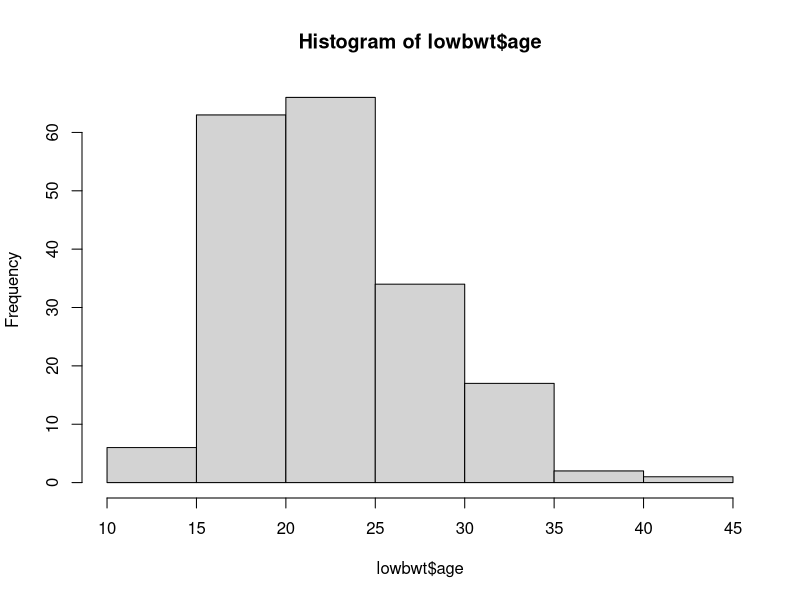
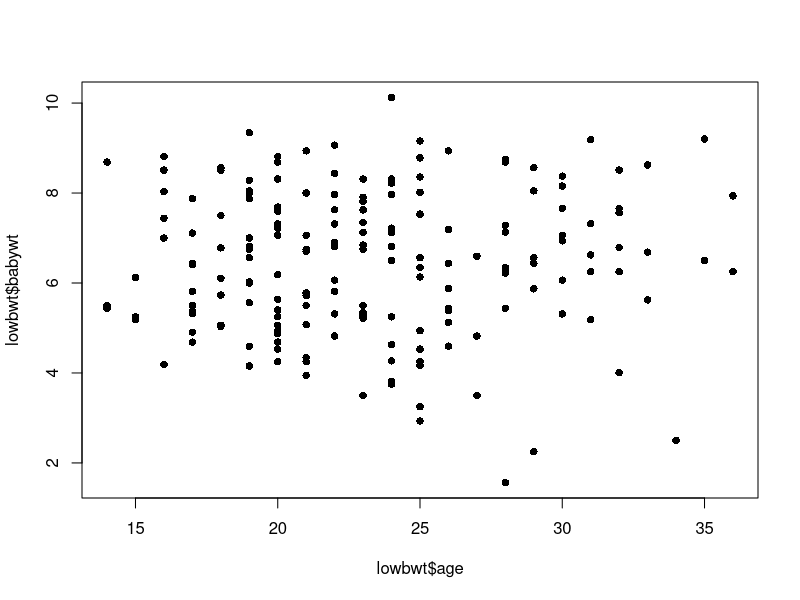
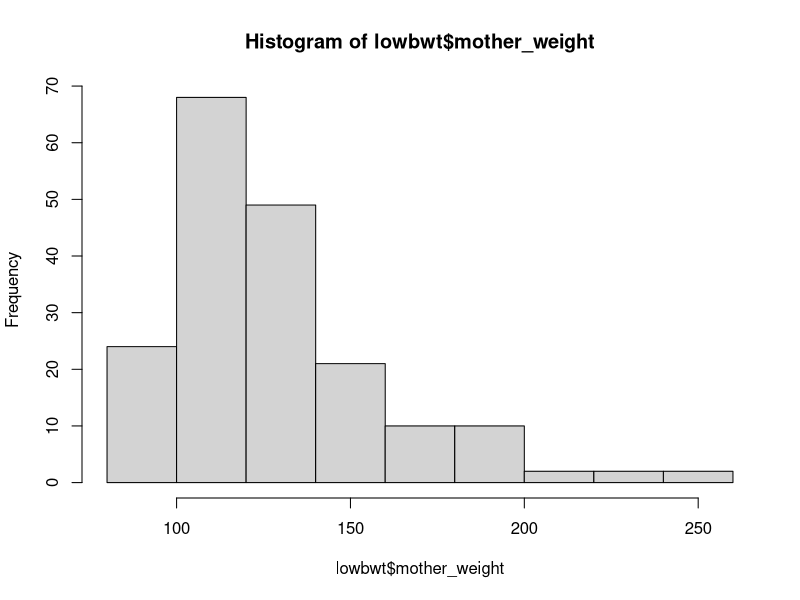
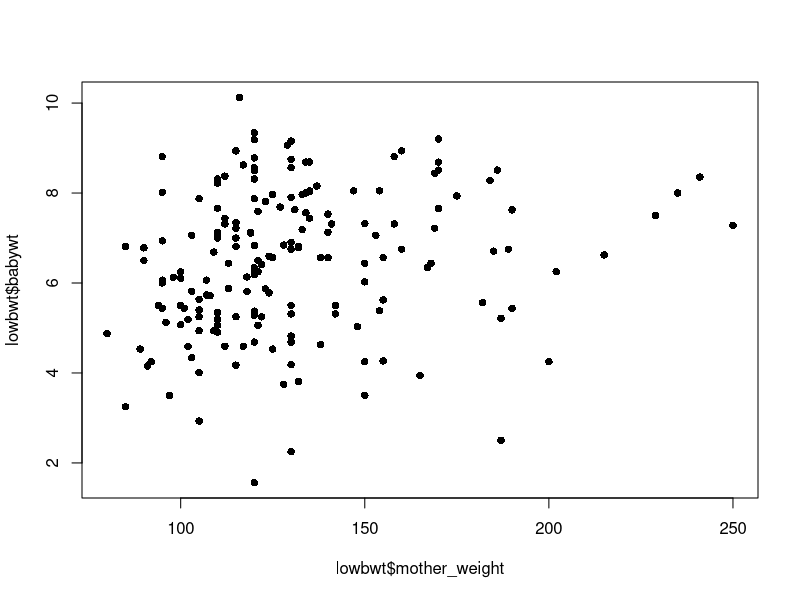
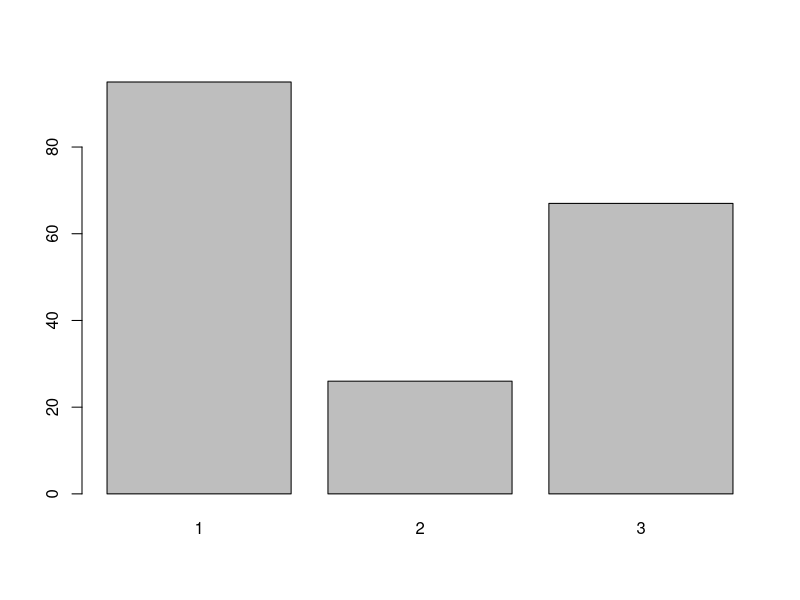
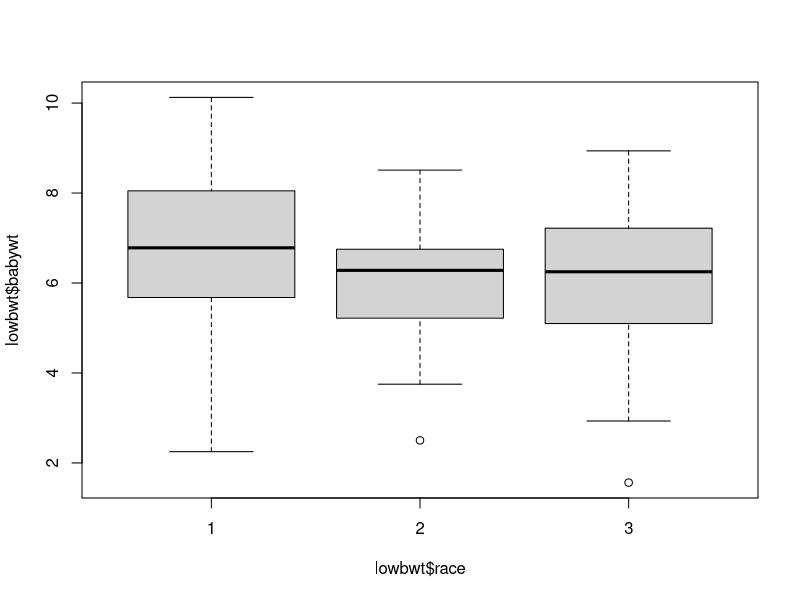
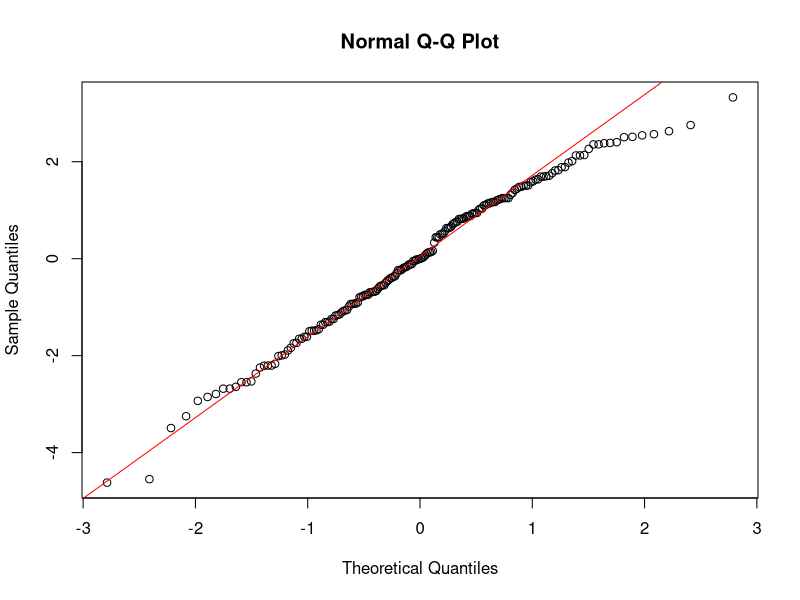
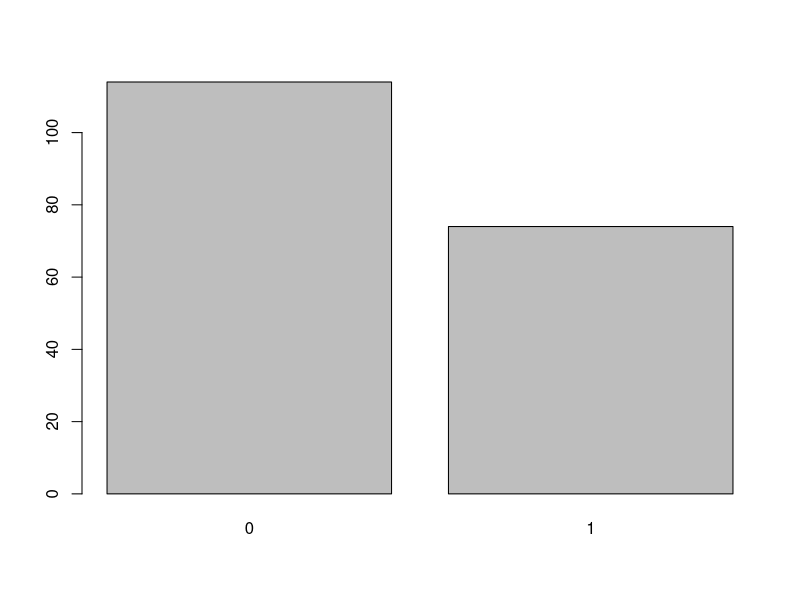

Source code (R) for these figures, in order:
library(readxl)
setwd("C:/Carlson/Statistics/Project")
lowbwt<-read_excel("lowbwt.xls")

colnames(lowbwt)=c('ID','weight_flag','age','mother_weight','race','smoke_flag','pre_birth','hyper_flag','uinf_flag','visits','baby')
lowbwt$babywt=lowbwt$baby*0.00220462

#Age
hist(lowbwt$age)
lowbwt<-lowbwt[lowbwt$age!=45,]
summary(lowbwt$age)
plot(lowbwt$age,lowbwt$babywt,pch=16)

summary(lowbwt$mother_weight)
hist(lowbwt$mother_weight)
#Postive skewed, mean>median
plot(lowbwt$mother_weight,lowbwt$babywt,pch=16)


#Race
summary(lowbwt$race)
table(lowbwt$race)
barplot(table(lowbwt$race))
boxplot(lowbwt$babywt~lowbwt$race)
#Mean of white baby is more than black and other
lowbwt$race_factor=as.factor(lowbwt$race)
fit<-aov(babywt~race_factor,data=lowbwt)
print(model.tables(fit, "means"))
TukeyHSD(fit, conf.level = .90)
#There is 
shapiro.test(fit$residuals)
qqnorm(fit$residuals)
qqline(fit$residuals,col="red")

#Smoke
summary(lowbwt$smoke_flag)
table(lowbwt$smoke_flag)
barplot(table(lowbwt$smoke_flag))
boxplot(lowbwt$babywt~lowbwt$smoke_flag)
#Mean of non smoke_flagrs baby weight is more than smoke_flagrs
fit<-aov(babywt~factor(smoke_flag),data=lowbwt)
print(model.tables(fit, "means"))
TukeyHSD(fit, conf.level = .90)
#There is relationship b/n smoke_flag and baby weight


#Pre birth
summary(lowbwt$pre_birth)
hist(lowbwt$pre_birth)
#Postive skewed, mean>median
t.test(lowbwt$pre_birth)
plot(lowbwt$pre_birth,lowbwt$babywt,pch=16)
t.test(lowbwt$babywt,lowbwt$pre_birth)

#Hypertension
summary(lowbwt$hyper_flag)
table(lowbwt$hyper_flag)
barplot(table(lowbwt$hyper_flag))
boxplot(lowbwt$babywt~lowbwt$hyper_flag)
#Mean of non smoke_flagrs baby weight is more than smoke_flagrs
fit<-aov(babywt~factor(hyper_flag),data=lowbwt)
print(model.tables(fit, "means"))
TukeyHSD(fit, conf.level = .90)
#There is relationship b/n smoke_flag and baby weight

#Uterine Irritability
summary(lowbwt$uinf_flag)
table(lowbwt$uinf_flag)
barplot(table(lowbwt$hyper_flag))
boxplot(lowbwt$babywt~lowbwt$uinf_flag)
#Mean of non smoke_flagrs baby weight is more than smoke_flagrs
fit<-aov(babywt~factor(uinf_flag),data=lowbwt)
print(model.tables(fit, "means"))
TukeyHSD(fit, conf.level = .90)
#There is relationship b/n smoke_flag and baby weight

#Doctor visits
summary(lowbwt$visits)
hist(lowbwt$visits)
#Postive skewed, mean>median
t.test(lowbwt$visits)
plot(lowbwt$visits,lowbwt$babywt,pch=16)
t.test(lowbwt$babywt,lowbwt$visits)


hist(lowbwt$babywt)
pairs(~babywt+mother_weight+age+hyper_flag+uinf_flag+pre_birth+visits,data=lowbwt)


#Regression
r=lm(babywt~mother_weight+age+smoke_flag+hyper_flag+uinf_flag+pre_birth+visits+race_factor,data=lowbwt)
summary(r)
#Collinearity
cor(lowbwt[c(3,4,7,10)])

r=lm(babywt~mother_weight+smoke_flag+hyper_flag+uinf_flag+race_factor,data=lowbwt)
summary(r)

r=lm(babywt~mother_weight+smoke_flag*race_factor+uinf_flag+hyper_flag,data=lowbwt)
summary(r)

r=lm(babywt~mother_weight+race_factor+uinf_flag*smoke_flag+hyper_flag,data=lowbwt)
summary(r)


r=lm(babywt~mother_weight+smoke_flag+hyper_flag+uinf_flag+race_factor,data=lowbwt)
summary(r)


fit<-aov(babywt~factor(race)+factor(smoke_flag)+factor(uinf_flag)+factor(hyper_flag),data=lowbwt)
summary(fit)
(anova(fit)[["Sum Sq"]][1]+anova(fit)[["Sum Sq"]][2]+anova(fit)[["Sum Sq"]][3]+anova(fit)[["Sum Sq"]][4])/(anova(fit)[["Sum Sq"]][1]+anova(fit)[["Sum Sq"]][2]+anova(fit)[["Sum Sq"]][3]+anova(fit)[["Sum Sq"]][4]+anova(fit)[["Sum Sq"]][5])
sqrt(anova(fit)[["Sum Sq"]][2]/fit$df.residual)

#model ends

#Assumptions check

r=lm(babywt~smoke_flag+hyper_flag+uinf_flag+race_factor,data=lowbwt)
summary(r)

#Race and smoke
table <- table(lowbwt[,5:6])
chisq.test(table)

table <- table(lowbwt[c(5,8)])
chisq.test(table)
lowbwt$comb_race=ifelse(lowbwt$race==1,1,2)
table <- table(lowbwt[c(8,14)])
chisq.test(table)
#No relation between race and hypertension

table <- table(lowbwt[c(14,9)])
chisq.test(table)

table <- table(lowbwt[c(8,9)])
chisq.test(table)

table <- table(lowbwt[c(8,6)])
chisq.test(table)

table <- table(lowbwt[c(9,6)])
chisq.test(table)


fit<-aov(mother_weight~factor(smoke_flag),data=lowbwt)
print(model.tables(fit, "means"))
TukeyHSD(fit, conf.level = .90)
anova(fit)[["Sum Sq"]][1]/(anova(fit)[["Sum Sq"]][1]+anova(fit)[["Sum Sq"]][2])
fit<-aov(mother_weight~factor(hyper_flag),data=lowbwt)
print(model.tables(fit, "means"))
TukeyHSD(fit, conf.level = .90)
anova(fit)[["Sum Sq"]][1]/(anova(fit)[["Sum Sq"]][1]+anova(fit)[["Sum Sq"]][2])
fit<-aov(mother_weight~factor(uinf_flag),data=lowbwt)
print(model.tables(fit, "means"))
TukeyHSD(fit, conf.level = .90)
anova(fit)[["Sum Sq"]][1]/(anova(fit)[["Sum Sq"]][1]+anova(fit)[["Sum Sq"]][2])
fit<-aov(mother_weight~factor(race),data=lowbwt)
print(model.tables(fit, "means"))
TukeyHSD(fit, conf.level = .90)
anova(fit)[["Sum Sq"]][1]/(anova(fit)[["Sum Sq"]][1]+anova(fit)[["Sum Sq"]][2])


fit<-aov(babywt~factor(race)+factor(smoke_flag)+factor(uinf_flag)+factor(hyper_flag),data=lowbwt)
summary(fit)
anova(fit)[["Sum Sq"]][1]/(anova(fit)[["Sum Sq"]][1]+anova(fit)[["Sum Sq"]][2])
sqrt(anova(fit)[["Sum Sq"]][2]/fit$df.residual)

fit<-aov(babywt~factor(uinf_flag)+factor(hyper_flag)+factor(smoke_flag)+factor(race),data=lowbwt)
summary(fit)
anova(fit)[["Sum Sq"]][1]/(anova(fit)[["Sum Sq"]][1]+anova(fit)[["Sum Sq"]][2])
TukeyHSD(fit, conf.level = .90)

fit<-aov(babywt~factor(smoke_flag),data=lowbwt)
summary(fit)
anova(fit)[["Sum Sq"]][1]/(anova(fit)[["Sum Sq"]][1]+anova(fit)[["Sum Sq"]][2])
TukeyHSD(fit, conf.level = .90)



r.stres <- rstandard(r)
plot(r$fitted.values, r.stres, pch = 16)
abline(0,0, lty=2, col="red")
shapiro.test(r$residuals)
qqnorm(r$residuals)
qqline(r$residuals,col="red")
hist(r$residuals)

table(lowbwt$weight_flag)
prop.test(59,188,p=0.25,alternative = "greater")
